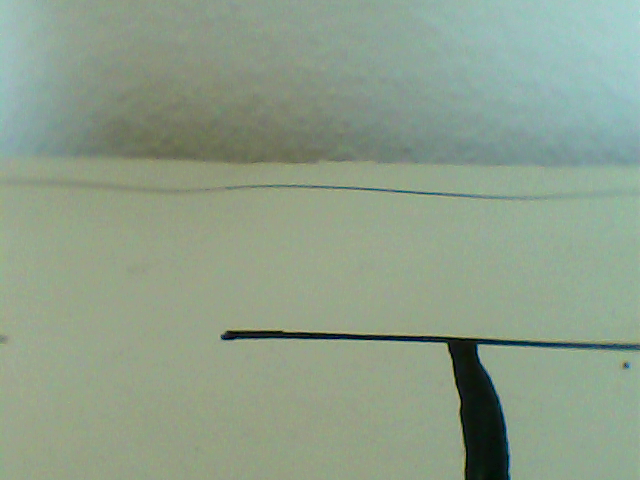
#> input picture line_detection-test/moments-test/test_pic408.png, 640 x 480 px
$ python moments.py   (older library calls are emulated)
#> lines starting #> are read from the running program, lines starting #| are printed output that depends on the picture; after the words box and inside, x2 and y2 are one past the last pixel; in counts of white or black regions, pixels touching at a corner belong together
import cv2
import numpy as np
import time

img = cv2.imread('test_pic408.png',0)
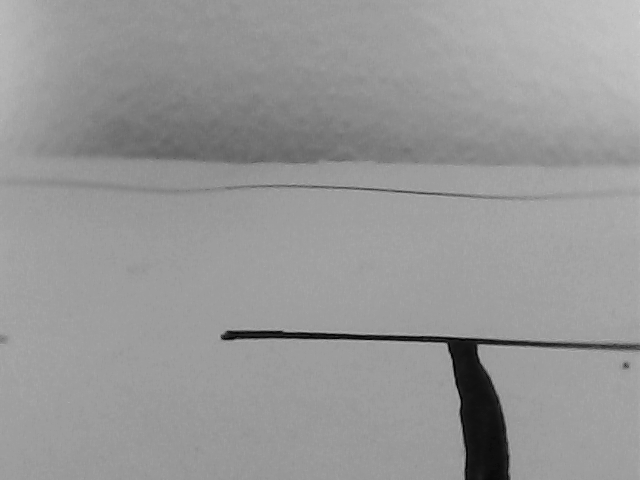
#> img: shape (480, 640); min 0, max 210, mean 151.2
ret,thresh = cv2.threshold(img,40,255,cv2.THRESH_BINARY)
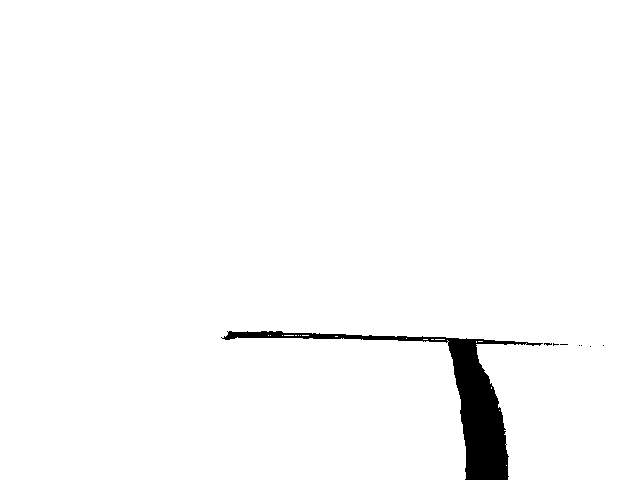
#> thresh: shape (480, 640); 97.9% white; 8 black regions (7 under 20 px)
im2,contours,hierarchy = cv2.findContours(thresh, 1, 2)
#> contours = 29 contours, 27 with area under 20; largest, box (x1, y1, x2, y2) and area: (0, 0, 640, 480) 299100, (543, 342, 553, 347) 24
thresh = cv2.bitwise_not(thresh)
#> thresh: shape (480, 640); 2.1% white; 8 white regions (7 under 20 px), largest, box (x1, y1, x2, y2) and area: (221, 331, 543, 480) 6498

for cnt in contours:
    x,y,w,h = cv2.boundingRect(cnt)
    thresh = cv2.rectangle(thresh,(x,y),(x+w,y+h),255,2)
#> this loop made 29 passes
#> (cnt, x, y, w, h) on passes 2, 4, 5, 6, 7, 8, 12, 13, 14, 15: ([[505, 444], [506, 443], [507, 444], [506, 445]], 505, 443, 3, 3), ([[491, 387], [491, 388]], 491, 387, 1, 2), ([[589, 346], [590, 345], [591, 346], [590, 347]], 589, 345, 3, 3), ([[602, 345], [603, 344], [604, 345], [603, 346]], 602, 344, 3, 3), ([[580, 345], [581, 344], [582, 345], [581, 346]], 580, 344, 3, 3), ([[578, 345], [579, 344], [580, 345], [579, 346]], 578, 344, 3, 3), ([[478, 341], [482, 341]], 478, 341, 5, 1), ([[476, 341], [476, 342]], 476, 341, 1, 2), ([[435, 339], [444, 339]], 435, 339, 10, 1), ([[431, 339], [433, 339]], 431, 339, 3, 1)
#> (x, y, w, h) on passes 1, 3, 9, 10, 11, 17: (506, 465, 1, 1), (499, 410, 1, 1), (559, 343, 10, 3), (552, 342, 8, 5), (543, 342, 10, 5), (406, 338, 1, 1)
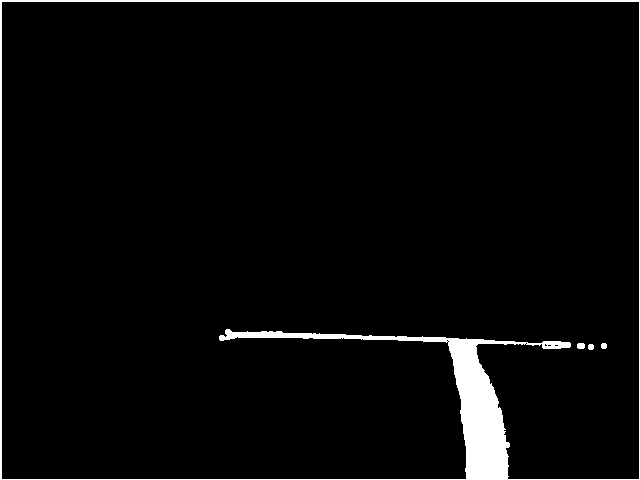
#> thresh: shape (480, 640); 3.3% white; 4 white regions, box (x1, y1, x2, y2) and area: (0, 0, 640, 480) 10140, (577, 343, 585, 349) 44, (601, 343, 607, 349) 32, (588, 344, 594, 350) 32

while True:
    cv2.imshow('center',thresh)

    if cv2.waitKey(1) == ord('q'):
#> (key q is pressed here)
        break


cv2.destroyAllWindows()

$ run again, with line_detection-test/moments-test/test_pic618.png copied over line_detection-test/moments-test/test_pic408.png
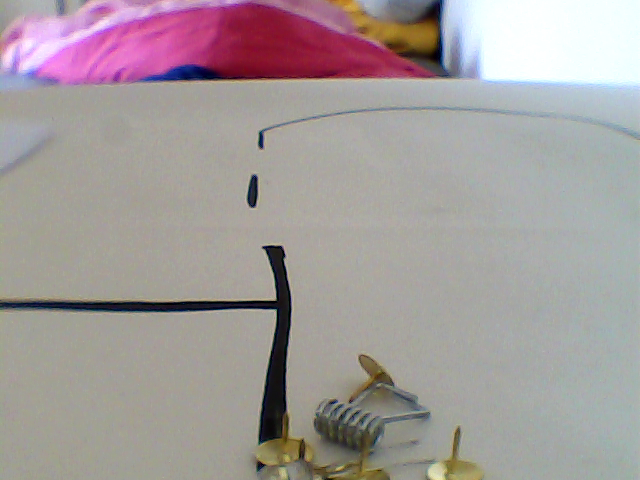
#> input picture line_detection-test/moments-test/test_pic618.png, 640 x 480 px
#> `ret,thresh = cv2.threshold(img,40,255,cv2.THRESH_BINARY)`:
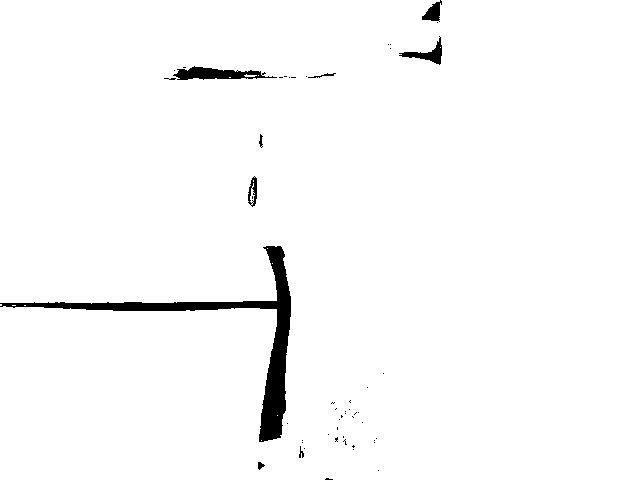
#> thresh: shape (480, 640); 97.8% white; 52 black regions (43 under 20 px)
#> contours = 86 contours, 78 with area under 20; largest, box (x1, y1, x2, y2) and area: (0, 0, 640, 480) 300194, (172, 65, 278, 81) 917, (398, 36, 443, 66) 430, (247, 176, 258, 208) 208, (307, 72, 337, 79) 74, (298, 445, 305, 459) 47, (257, 461, 266, 471) 44, (258, 133, 264, 148) 42
#> the loop `for cnt in contours:` made 86 passes
#> (cnt, x, y, w, h) on passes 1, 3, 4, 6, 7, 8: ([[377, 470], [378, 469], [379, 470], [378, 471]], 377, 469, 3, 3), ([[352, 449], [353, 448], [354, 449], [353, 450]], 352, 448, 3, 3), ([[303, 448], [304, 447], [305, 448], [304, 449]], 303, 447, 3, 3), ([[353, 444], [355, 446], [353, 448], [351, 446]], 351, 444, 5, 5), ([[373, 442], [374, 441], [375, 442], [374, 443]], 373, 441, 3, 3), ([[301, 442], [302, 441], [303, 442], [302, 443]], 301, 441, 3, 3)
#> after the loop `for cnt in contours:`:
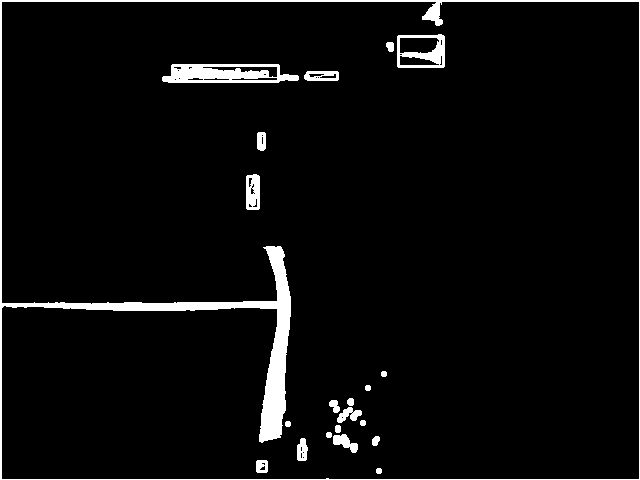
#> thresh: shape (480, 640); 4.4% white; 21 white regions, largest, box (x1, y1, x2, y2) and area: (0, 0, 640, 480) 8754, (162, 64, 299, 83) 1833, (397, 34, 445, 68) 820

$ run again, with line_detection-test/moments-test/test_pic8.png copied over line_detection-test/moments-test/test_pic408.png
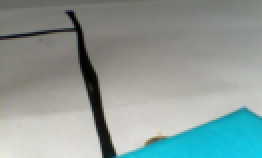
#> input picture line_detection-test/moments-test/test_pic8.png, 131 x 79 px (shown 2 times larger)
#> `ret,thresh = cv2.threshold(img,40,255,cv2.THRESH_BINARY)`:
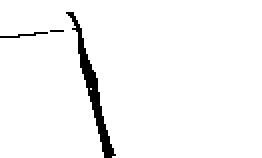
#> thresh: shape (79, 131) (shown 2 times larger); 96.6% white; 3 black regions (1 under 20 px)
#> contours = 3 contours, 2 with area under 20; largest, box (x1, y1, x2, y2) and area: (0, 0, 131, 79) 9692
#> the loop `for cnt in contours:` made 3 passes
#> (x, y, w, h) on passes 1 to 3: (45, 44, 1, 1), (24, 14, 9, 3), (0, 0, 131, 79)
#> pass 3, `thresh = cv2.rectangle(thresh,(x,y),(x+w,y+h),255,2)`:
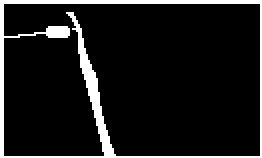
#> thresh: shape (79, 131) (shown 2 times larger); 10% white; 1 white region, box (x1, y1, x2, y2) and area: (0, 0, 131, 79) 1033
